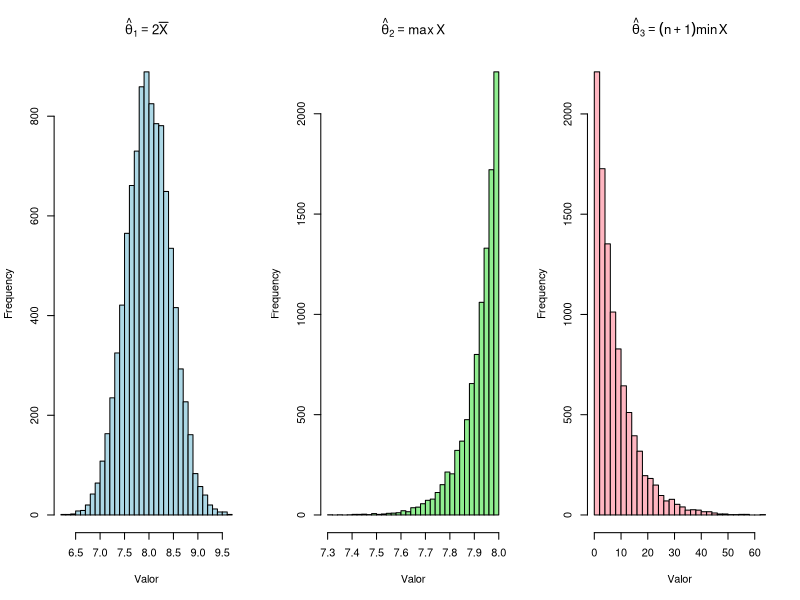
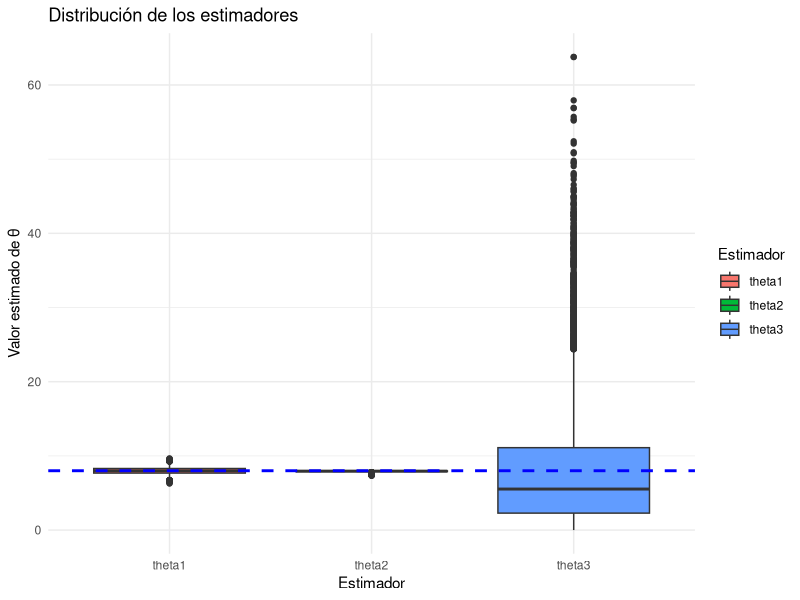

Here is the R script that generated these plots, in order:
## ---- chunk 1
knitr::opts_chunk$set(echo = TRUE)
## ---- chunk 2
set.seed(123) #Semilla para reproductibidad
n <- 100 #Tamaño de muestra
num_muestras <- 10000 #Número muestras

#Vectores para los estimadores
theta1 <- numeric(num_muestras) 
theta2 <- numeric(num_muestras)
theta3 <- numeric(num_muestras)

#Bucle para generar las muestras y calcular los estimadores según los teóricos
for (i in 1:num_muestras) {
  muestra <- runif(n, min = 0, max = 8)
  theta1[i] <- 2 * mean(muestra)
  theta2[i] <- max(muestra)
  theta3[i] <- (n + 1)* min(muestra)
}
## ---- chunk 3
par(mfrow = c(1, 3))  

hist(theta1, main = expression(hat(theta)[1] == 2 * bar(X)), col = "lightblue", xlab = "Valor", breaks = 40)
hist(theta2, main = expression(hat(theta)[2] == max(X)), col = "lightgreen", xlab = "Valor", breaks = 40)
hist(theta3, main = expression(hat(theta)[3] == (n+1) * min(X)), col = "lightpink", xlab = "Valor", breaks = 40)

par(mfrow = c(1,1))  

## ---- chunk 4
library(tidyverse)

estimadores <- tibble(
  theta1 = theta1,
  theta2 = theta2,
  theta3 = theta3
)

## ---- chunk 5
# Valor real de theta
theta_real <- 8

# Funciones auxiliares para hallar el sesgo y varianza más rápido
sesgo <- function(est, real) mean(est) - real
varianza <- function(est) var(est)

# Calcular sesgo y varianza
resultados <- tibble(
  Estimador = c("theta1", "theta2", "theta3"),
  Sesgo = c(sesgo(theta1, theta_real),
            sesgo(theta2, theta_real),
            sesgo(theta3, theta_real)),
  Varianza = c(varianza(theta1),
               varianza(theta2),
               varianza(theta3))
)

print(resultados)

## ---- chunk 6
# Convertimos a formato largo
estimadores_long <- estimadores %>%
  pivot_longer(cols = everything(), names_to = "Estimador", values_to = "Valor")

# Gráfico
ggplot(estimadores_long, aes(x = Estimador, y = Valor, fill = Estimador)) +
  geom_boxplot() +
  geom_hline(yintercept = 8, linetype = "dashed", color = "blue", size = 1) +
  labs(title = "Distribución de los estimadores",
       y = "Valor estimado de θ") +
  theme_minimal()
